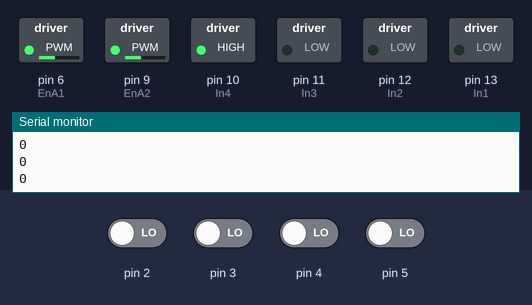
Bench run of a sketch on a simulated Arduino Uno, built with avr-gcc and run on an emulated ATmega328P. Parts: switched loads named in the sketch (green lamp = pin HIGH), the last lines printed to the serial monitor. The inputs (shaded band) are chosen by the test bench; at power-on: pin 2–5 LOW.

Above: at 11.2 s.
11.3 s: pin 3 driven HIGH
At 11.7 s:
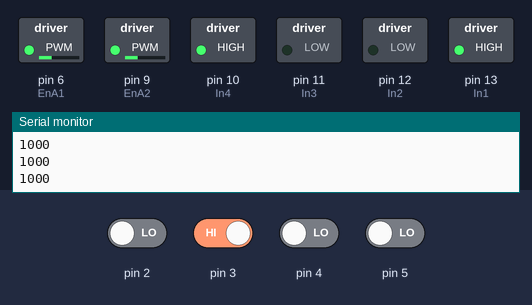
12.8 s: pin 2 driven HIGH
At 14.0 s:
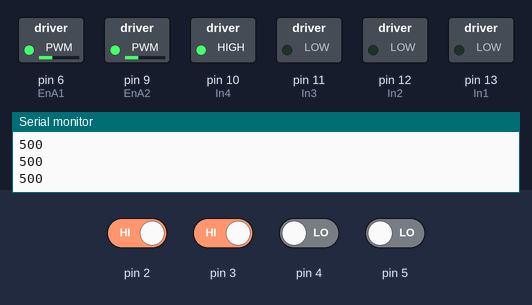
14.3 s: pin 2 driven LOW
At 15.2 s:
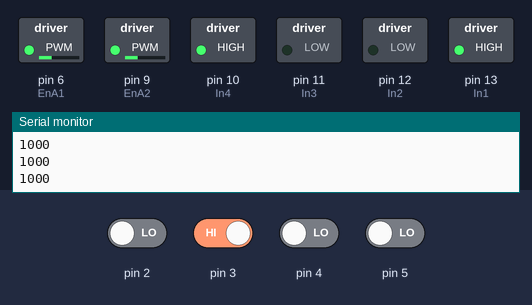
15.8 s: pin 3 driven LOW
At 16.4 s:
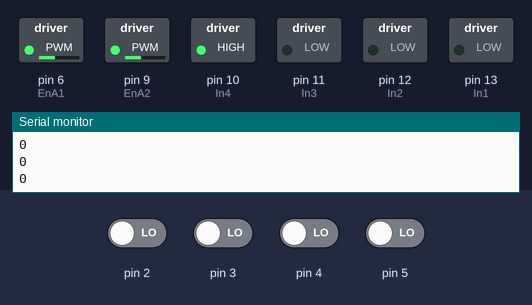
17.3 s: pin 5 driven HIGH
At 18.5 s:
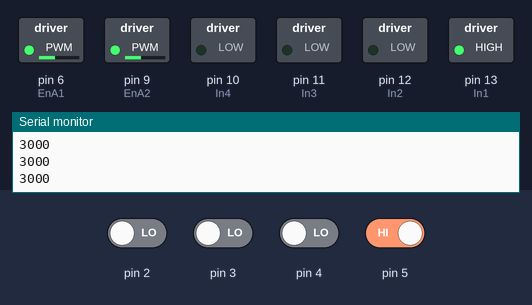
18.8 s: pin 4 driven HIGH
At 19.9 s:
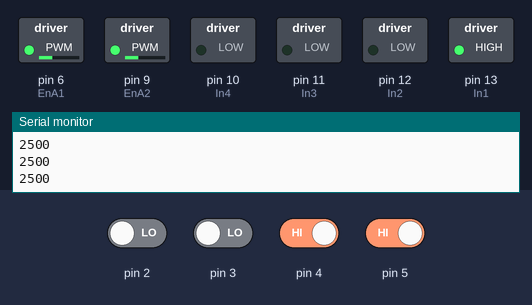
Timing chart, 0 to 21.3 s (numbered marks = the images above; inputs shaded):
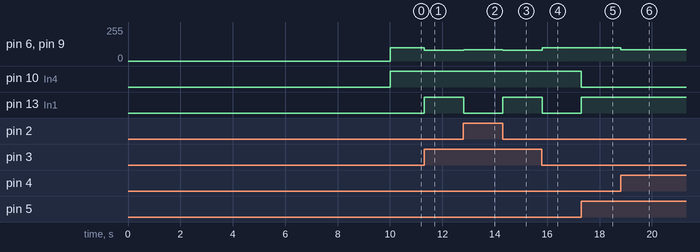

The sketch:

full_code.ino
```cpp
#include <QTRSensors.h>
QTRSensors qtr;
const uint8_t SensorCount = 4;
uint16_t sensorValues[SensorCount];
//motor pins
const int In1 = 13;
const int In2 = 12;
const int In3 = 11;
const int In4 = 10;

//enable pins
const int EnA1 = 6;
const int EnA2 = 9;

void setup() {
  //set up and calibrate sensors
  qtr.setTypeRC();
  qtr.setSensorPins((const uint8_t[]){ 2, 3, 4, 5 }, SensorCount);
  for (uint16_t i = 0; i < 400; i++) {
    qtr.calibrate();
  }
  //motor pins to output
  pinMode(In1, OUTPUT);
  pinMode(In2, OUTPUT);
  pinMode(In3, OUTPUT);
  pinMode(In4, OUTPUT);
  pinMode(EnA1, OUTPUT);
  pinMode(EnA2, OUTPUT);
  Serial.begin(9600);
}

void loop() {
    uint16_t position = qtr.readLineBlack(sensorValues);
    Serial.println(position);

//left of line 3000
//right of line 0
  int MotorR = map(position, 0, 3000, 100, 0);
  int MotorL = map(position, 0, 3000, 0, 100);


  if (position < 1000) {
    //turn right motor on
    digitalWrite(In3, LOW);
    digitalWrite(In4, HIGH);
    digitalWrite(In1, LOW);
    digitalWrite(In2, LOW);
    analogWrite(EnA1, MotorR);
    analogWrite(EnA2, MotorR);
  }
  else if (position > 2000) {
    //turn left motor on
    digitalWrite(In1, HIGH);
    digitalWrite(In2, LOW);
    digitalWrite(In3, LOW);
    digitalWrite(In4, LOW);
    analogWrite(EnA1, MotorL);
    analogWrite(EnA2, MotorL);
  }
  else{
    digitalWrite(In1, HIGH);
    digitalWrite(In2, LOW);
    digitalWrite(In3, LOW);
    digitalWrite(In4, HIGH);
    analogWrite(EnA1, 80);
    analogWrite(EnA2, 80);
    }
}
```

Measured:
- after the input at 11.3 s, pin 6 (EnA1), pin 9 (EnA2): 100/255 → 80/255 at once; pin 13 (In1): LOW → HIGH at once
- after the input at 12.8 s, pin 6 (EnA1), pin 9 (EnA2): 80/255 → 84/255 at once; pin 13 (In1): HIGH → LOW at once
- after the input at 14.3 s, pin 6 (EnA1), pin 9 (EnA2): 84/255 → 80/255 at once; pin 13 (In1): LOW → HIGH at once
- after the input at 15.8 s, pin 6 (EnA1), pin 9 (EnA2): 80/255 → 100/255 at once; pin 13 (In1): HIGH → LOW at once
- after the input at 17.3 s, pin 10 (In4): HIGH → LOW at once; pin 13 (In1): LOW → HIGH at once
- after the input at 18.8 s, pin 6 (EnA1), pin 9 (EnA2): 100/255 → 83/255 at once
